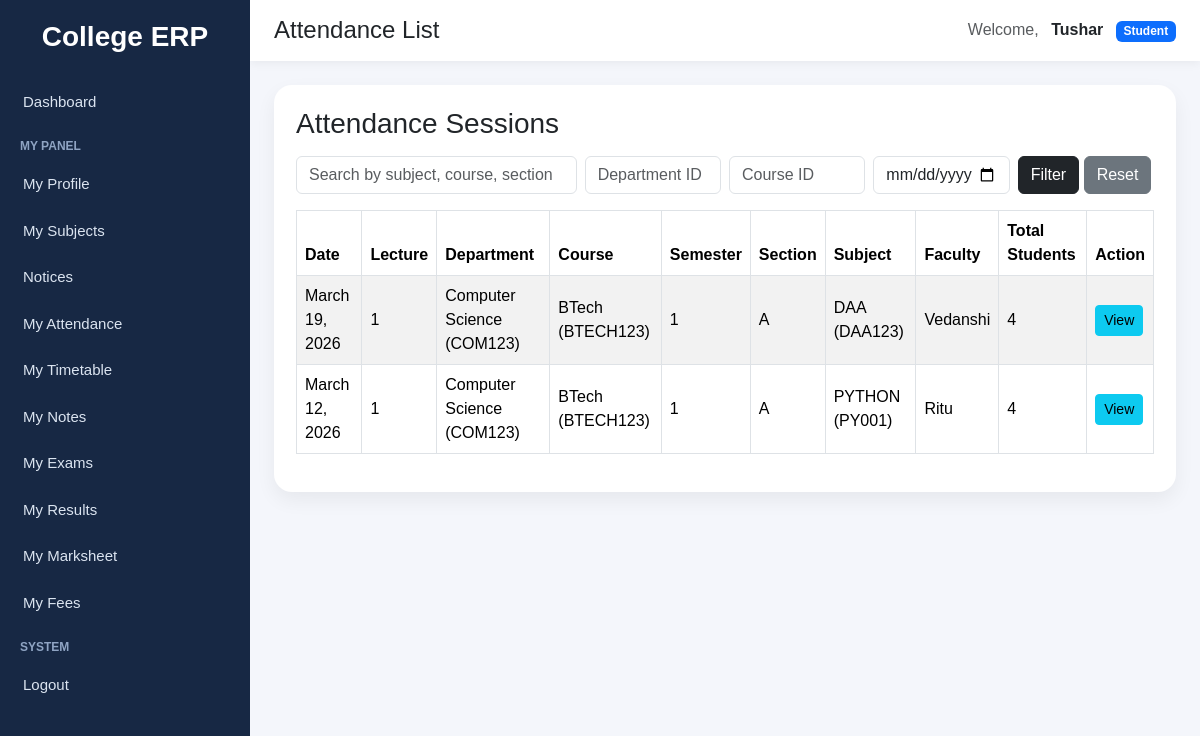
Page /attendance/ (signed in) on the committed database.
### accounts/models.py (models this page shows, shortened)
class CustomUser(AbstractUser):
    ROLE_CHOICES = (
        ("student", "Student"),
        ("faculty", "Faculty"),
        ("admin", "Admin"),
    )
    role = models.CharField(max_length=20, choices=ROLE_CHOICES)
    groups = models.ManyToManyField(
        Group,
        blank=True,
        related_name="customuser_set",
        related_query_name="customuser"
    )
    user_permissions = models.ManyToManyField(
        Permission,
        blank=True,
        related_name="customuser_permissions_set",
        related_query_name="customuser_permission"
    )

### attendance/models.py (models this page shows, shortened)
class AttendanceSession(models.Model):
    department = models.ForeignKey(
        Department,
        on_delete=models.CASCADE,
        related_name='attendance_sessions'
    )
    course = models.ForeignKey(
        Course,
        on_delete=models.CASCADE,
        related_name='attendance_sessions'
    )
    semester = models.PositiveSmallIntegerField()
    section = models.CharField(max_length=20, blank=True, null=True)
    subject = models.ForeignKey(
        Subject,
        on_delete=models.CASCADE,
        related_name='attendance_sessions'
    )
    faculty = models.ForeignKey(
        Faculty,
        on_delete=models.SET_NULL,
        null=True,
        blank=True,
        related_name='attendance_sessions'
    )
    date = models.DateField()
    lecture_number = models.PositiveSmallIntegerField(default=1)
    created_at = models.DateTimeField(auto_now_add=True)
    updated_at = models.DateTimeField(auto_now=True)
    class Meta:
        ordering = ['-date', 'lecture_number']
        unique_together = (
            'department',
            'course',
            'semester',
            'section',
            'subject',
            'date',
            'lecture_number',
        )

### departments/models.py (models this page shows)
class Department(models.Model):
    name = models.CharField(max_length=100, unique=True)
    code = models.CharField(max_length=10, unique=True)
    class Meta:
        ordering = ["name"]
    def __str__(self):
        return f"{self.name} ({self.code})"

### courses/models.py (models this page shows)
class Course(models.Model):
    name = models.CharField(max_length=100, unique=True)
    code = models.CharField(max_length=20, unique=True)
    department = models.ForeignKey(
        Department,
        on_delete=models.CASCADE,
        related_name="courses"
    )
    duration = models.PositiveIntegerField(default=3)
    faculty = models.ForeignKey(
        "faculty.Faculty",
        on_delete=models.SET_NULL,
        null=True,
        blank=True,
        related_name="assigned_courses"
    )
    created_at = models.DateTimeField(auto_now_add=True)
    class Meta:
        ordering = ["name"]
    def __str__(self):
        return f"{self.name} ({self.code})"

### subjects/models.py (models this page shows)
class Subject(models.Model):
    name = models.CharField(max_length=100)
    code = models.CharField(max_length=20)
    def __str__(self):
        return f"{self.name} ({self.code})"

### faculty/models.py (models this page shows)
class Faculty(models.Model):
    user = models.OneToOneField(
        settings.AUTH_USER_MODEL,
        on_delete=models.CASCADE,
        related_name='faculty_profile',
        null=True,
        blank=True
    )
    name = models.CharField(max_length=150, blank=True, null=True)
    email = models.EmailField(blank=True, null=True)
    phone = models.CharField(max_length=15, blank=True, null=True)
    department = models.CharField(max_length=100, blank=True, null=True)
    course = models.ForeignKey(
        'courses.Course',
        on_delete=models.SET_NULL,
        null=True,
        blank=True,
        related_name='faculty_members'
    )
    designation = models.CharField(max_length=100, blank=True, null=True)
    photo = models.ImageField(upload_to='faculty/', blank=True, null=True)
    date_joined = models.DateField(blank=True, null=True)
    created_at = models.DateTimeField(auto_now_add=True, null=True, blank=True)
    def __str__(self):
        return self.name or "Faculty"

### attendance/views.py (the view, shortened to what this page needs)
# urls.py: path('', views.attendance_list, name='attendance_list'),
@login_required
def attendance_list(request):
    query = request.GET.get('q', '')
    department_id = request.GET.get('department', '')
    course_id = request.GET.get('course', '')
    date = request.GET.get('date', '')
    sessions = AttendanceSession.objects.select_related(
        'department', 'course', 'subject', 'faculty'
    ).annotate(
        total_records=Count('records')
    ).order_by('-date', '-lecture_number')
    if getattr(request.user, 'role', None) == 'student':
        sessions = sessions.filter(records__student__user=request.user).distinct()
    if department_id:
        sessions = sessions.filter(department_id=department_id)
    if course_id:
        sessions = sessions.filter(course_id=course_id)
    if date:
        sessions = sessions.filter(date=date)
    context = {
        'sessions': sessions,
        'query': query,
        'selected_department': department_id,
        'selected_course': course_id,
        'selected_date': date,
    }
    return render(request, 'attendance/attendance_list.html', context)

### notices/context_processors.py (called while the page is built)
def latest_notices(request):
    if not request.user.is_authenticated:
        return {"latest_notices": []}
    notices = get_visible_notices_for_user(request.user)[:5]
    return {"latest_notices": notices}

### attendance/templates/attendance/attendance_list.html (shortened to what this page needs)
{% extends "base.html" %}
{% block page_title %}Attendance List{% endblock %}
{% block content %}
<div class="page-card">
    <div class="d-flex justify-content-between align-items-center mb-3">
        <h3 class="mb-0">Attendance Sessions</h3>
    </div>
    <form method="get" class="row g-2 mb-3">
        <div class="col-md-4">
            <input type="text" name="q" value="{{ query }}" class="form-control" placeholder="Search by subject, course, section">
        </div>
        <div class="col-md-2">
            <input type="text" name="department" value="{{ selected_department }}" class="form-control" placeholder="Department ID">
        </div>
        <div class="col-md-2">
            <input type="text" name="course" value="{{ selected_course }}" class="form-control" placeholder="Course ID">
        </div>
        <div class="col-md-2">
            <input type="date" name="date" value="{{ selected_date }}" class="form-control">
        </div>
        <div class="col-md-2">
            <button class="btn btn-dark" type="submit">Filter</button>
            <a href="{% url 'attendance_list' %}" class="btn btn-secondary">Reset</a>
        </div>
    </form>
    <div class="table-responsive">
        <table class="table table-bordered table-striped align-middle">
            <thead>
                <tr>
                    <th>Date</th>
                    <th>Lecture</th>
                    <th>Department</th>
                    <th>Course</th>
                    <th>Semester</th>
                    <th>Section</th>
                    <th>Subject</th>
                    <th>Faculty</th>
                    <th>Total Students</th>
                    <th>Action</th>
                </tr>
            </thead>
            <tbody>
                {% for session in sessions %}
                <tr>
                    <td>{{ session.date }}</td>
                    <td>{{ session.lecture_number }}</td>
                    <td>{{ session.department }}</td>
                    <td>{{ session.course }}</td>
                    <td>{{ session.semester }}</td>
                    <td>{{ session.section|default:"-" }}</td>
                    <td>{{ session.subject }}</td>
                    <td>{{ session.faculty|default:"-" }}</td>
                    <td>{{ session.total_records }}</td>
                    <td>
                        <a href="{% url 'attendance_session_detail' session.id %}" class="btn btn-info btn-sm">
                            View
                        </a>
                    </td>
                </tr>
                {% empty %}
                <tr>
                    <td colspan="10" class="text-center">No attendance sessions found.</td>
                </tr>
                {% endfor %}
            </tbody>
        </table>
    </div>
</div>
{% endblock %}

### templates/base.html (shortened to what this page needs)
<!DOCTYPE html>
<html lang="en">
<head>
    <link href="https://cdn.jsdelivr.net/npm/bootstrap@5.3.3/dist/css/bootstrap.min.css" rel="stylesheet">
</head>
<body>
<div class="sidebar">
    <h3>College ERP</h3>
    {% if request.user.is_authenticated %}
        {% if request.user.is_superuser or request.user.role == 'admin' %}
            <a href="/dashboard/" class="{% if '/dashboard' in request.path or request.path == '/' %}active-link{% endif %}">
                Dashboard
            </a>
            <div class="sidebar-section-title">Management</div>
            <a href="{% url 'student_list' %}" class="{% if '/students/' in request.path %}active-link{% endif %}">
                Students
            </a>
            <a href="{% url 'faculty_list' %}" class="{% if '/faculty/' in request.path %}active-link{% endif %}">
                Faculty
            </a>
            <a href="/courses/" class="{% if '/courses/' in request.path %}active-link{% endif %}">
                Courses
            </a>
            <a href="/departments/" class="{% if '/departments/' in request.path %}active-link{% endif %}">
                Departments
            </a>
            <div class="sidebar-section-title">Academics</div>
            <a href="/subjects/" class="{% if '/subjects/' in request.path and '/subjects/assignments/' not in request.path and '/subjects/my/' not in request.path %}active-link{% endif %}">
                Subjects
            </a>
            <a href="{% url 'subject_assignment_list' %}" class="{% if '/subjects/assignments/' in request.path %}active-link{% endif %}">
                Subject Assignments
            </a>
            <a href="{% url 'notice_list' %}" class="{% if '/notices/' in request.path %}active-link{% endif %}">
                Notices
            </a>
            <a href="{% url 'attendance_list' %}" class="{% if '/attendance/' in request.path %}active-link{% endif %}">
                Attendance
            </a>
            <a href="{% url 'timetable_list' %}" class="{% if '/timetable/' in request.path and '/timetable/faculty/' not in request.path and '/timetable/student/' not in request.path %}active-link{% endif %}">
                Timetable
            </a>
            <a href="/exams/" class="{% if '/exams/' in request.path and '/exams/results/' not in request.path %}active-link{% endif %}">
                Exams
            </a>
            <a href="{% url 'exam_schedule_list' %}" class="{% if '/exams/schedule/' in request.path %}active-link{% endif %}">
                Exam Schedule
            </a>
            <a href="{% url 'result_list' %}" class="{% if '/exams/results/list/' in request.path %}active-link{% endif %}">
                Results
            </a>
            <a href="{% url 'fee_structure_list' %}" class="{% if '/finance/structures/' in request.path %}active-link{% endif %}">
                Fee Structures
            </a>
            <a href="{% url 'promote_student_fee' %}" class="{% if '/finance/promote/' in request.path %}active-link{% endif %}">
                Promote Fees
            </a>
            <a href="{% url 'student_fee_list' %}" class="{% if '/finance/students/' in request.path %}active-link{% endif %}">
                Student Fees
            </a>
        {% elif request.user.role == 'student' %}
            <a href="/dashboard/" class="{% if '/dashboard' in request.path or request.path == '/' %}active-link{% endif %}">
                Dashboard
            </a>
            <div class="sidebar-section-title">My Panel</div>
            <a href="{% url 'my_student_profile' %}" class="{% if '/students/profile/' in request.path %}active-link{% endif %}">
                My Profile
            </a>
            <a href="{% url 'my_subjects' %}" class="{% if '/subjects/my/' in request.path %}active-link{% endif %}">
                My Subjects
            </a>
            <a href="{% url 'notice_list' %}" class="{% if '/notices/' in request.path %}active-link{% endif %}">
                Notices
            </a>
            <a href="{% url 'my_attendance' %}" class="{% if '/attendance/my/' in request.path %}active-link{% endif %}">
                My Attendance
            </a>
            <a href="{% url 'student_timetable' %}" class="{% if '/timetable/student/' in request.path %}active-link{% endif %}">
                My Timetable
            </a>
            <a href="{% url 'student_note_list' %}" class="{% if '/notes/student/' in request.path %}active-link{% endif %}">
                My Notes
            </a>
            <a href="{% url 'student_exam_schedule' %}" class="{% if '/exams/my-exams/' in request.path %}active-link{% endif %}">
                My Exams
            </a>
            <a href="{% url 'student_result_list' %}" class="{% if '/exams/results/student/' in request.path %}active-link{% endif %}">
                My Results
            </a>
            <a href="{% url 'consolidated_marksheet' %}" class="{% if '/exams/marksheet/' in request.path %}active-link{% endif %}">
                My Marksheet
            </a>
            <a href="{% url 'my_fees' %}" class="{% if '/finance/my-fees/' in request.path %}active-link{% endif %}">
                My Fees
            </a>
        {% endif %}
        <div class="sidebar-section-title">System</div>
        <form method="post" action="/accounts/logout/" style="margin:0;">
            <button type="submit" class="sidebar-logout-btn">Logout</button>
        </form>
    {% endif %}
</div>
<div class="main-content">
    <div class="topbar d-flex justify-content-between align-items-center">
        <h4 class="mb-0">{% block page_title %}College ERP{% endblock %}</h4>
        <div>
            {% if request.user.is_authenticated %}
                <span class="me-2 text-muted">Welcome,</span>
                <strong>{{ request.user.username }}</strong>
                {% if request.user.is_superuser %}
                    <span class="badge bg-danger ms-2">Admin</span>
                {% elif request.user.role %}
                    <span class="badge bg-primary ms-2">{{ request.user.role|title }}</span>
                {% endif %}
            {% endif %}
        </div>
    </div>
    <div class="content-area">
        {% block content %}{% endblock %}
    </div>
</div>
</body>
</html>

### templates/base.html (style rules this page uses)
body { background-color: #f4f6fb; margin: 0; padding: 0; font-family: Arial, sans-serif; }
.sidebar { width: 250px; min-height: 100vh; background: #172844; color: white; position: fixed; top: 0; left: 0; padding-top: 20px; }
.sidebar h3 { text-align: center; margin-bottom: 25px; font-weight: 700; }
.sidebar a { color: #dbe4f0; text-decoration: none; display: block; padding: 12px 20px; font-size: 15px; border-left: 3px solid transparent; }
.sidebar-section-title { font-size: 12px; color: #8fa4c3; padding: 12px 20px 6px; text-transform: uppercase; font-weight: bold; }
.sidebar-logout-btn { color: #dbe4f0; text-decoration: none; display: block; padding: 12px 20px; font-size: 15px; border: none; background: none; width: 100%; text-align: left; border-left: 3px solid transparent; }
.main-content { margin-left: 250px; min-height: 100vh; }
.topbar { background: white; padding: 16px 24px; box-shadow: 0 2px 10px rgba(0,0,0,0.06); }
.content-area { padding: 24px; }
.page-card { background: white; border-radius: 18px; padding: 22px; box-shadow: 0 8px 20px rgba(0,0,0,0.06); }

### rows in the picture
CustomUser: user.username "Tushar", user.role "Student"
AttendanceSession: date "March 19, 2026", lecture_number "1", department "Computer Science (COM123)", course "BTech (BTECH123)", semester "1", section "A", subject "DAA (DAA123)", faculty "Vedanshi", total_records "4"
AttendanceSession: date "March 12, 2026", lecture_number "1", department "Computer Science (COM123)", course "BTech (BTECH123)", semester "1", section "A", subject "PYTHON (PY001)", faculty "Ritu", total_records "4"
